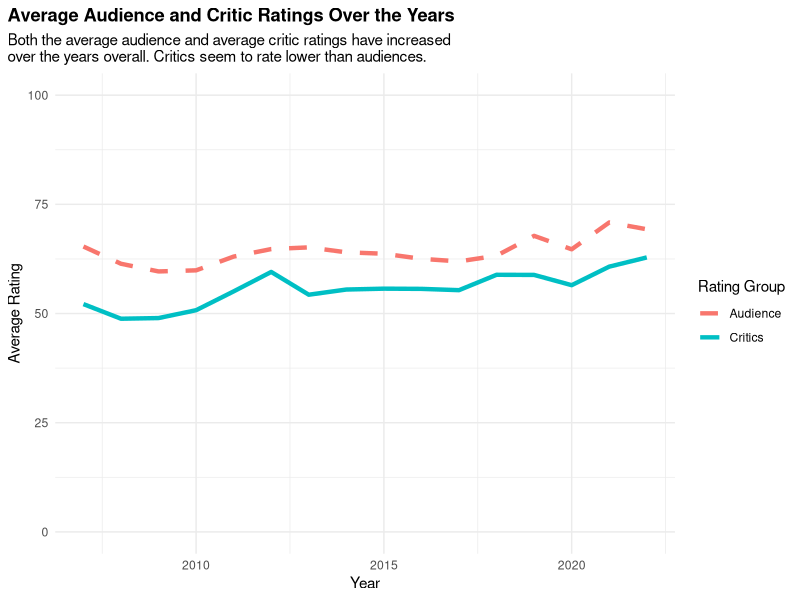
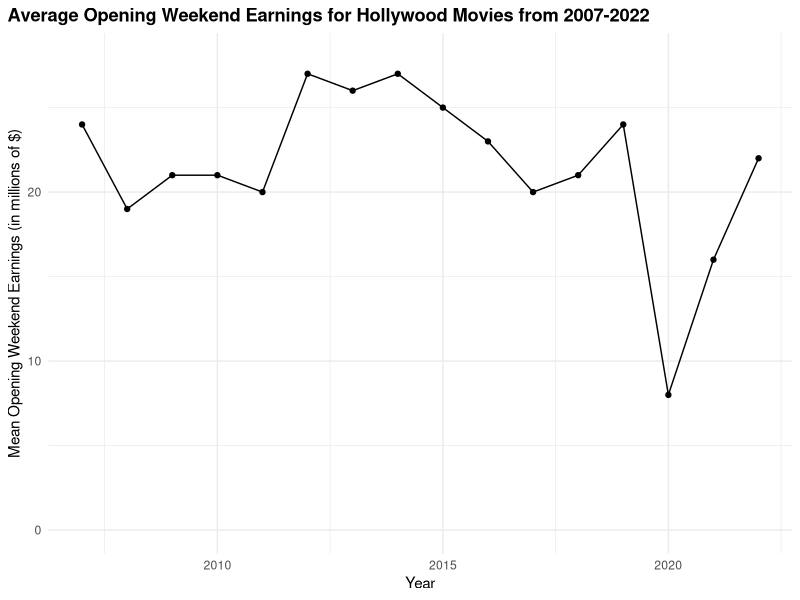
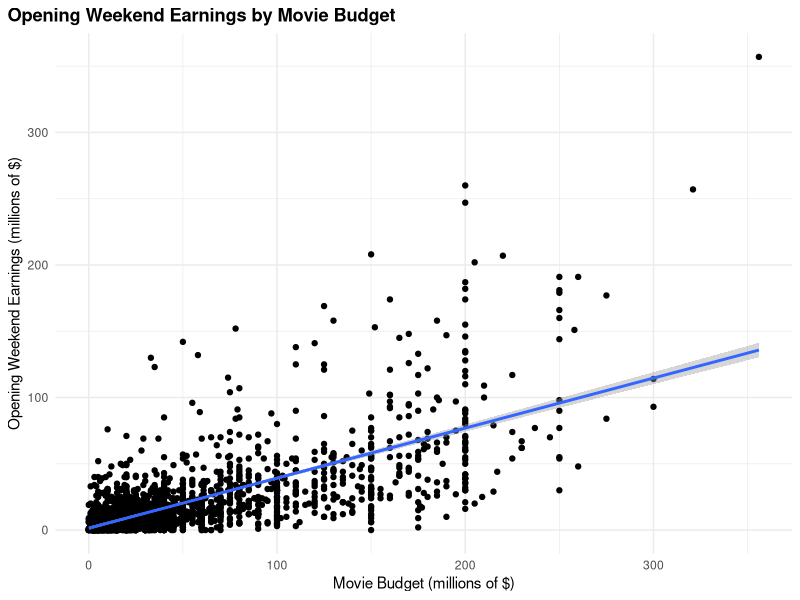

The R source for these figures, in order:
## ---- chunk 1
#| label: basic-setup

# load packages and data
library(tidyverse)

movie_data <- read_csv("data/movie_data.csv")
## ---- chunk 2
#| label: fig-yearly-avg-ratings
#| fig-cap: caption...

movie_data |> 
  group_by(year) |> 
  summarize(avg_critics_ratings = mean(average_critics, 
                                       na.rm = TRUE),
            avg_audience_ratings = mean(average_audience, 
                                        na.rm = TRUE)) |> 
  ggplot(aes(x = year)) +
  geom_line(aes(y = avg_critics_ratings, 
                color = "Critics"), 
            size = 1.5) +
  geom_line(aes(y = avg_audience_ratings, 
                color = "Audience"), 
            linetype = "dashed", 
            size = 1.5) +
  labs(title = "Average Audience and Critic Ratings Over the Years",
       subtitle = "Both the average audience and average critic ratings have increased 
over the years overall. Critics seem to rate lower than audiences.",
       x = "Year",
       y = "Average Rating",
       color = "Rating Group") +
  theme_minimal() +
  theme(plot.title = element_text(face = "bold"),
        plot.title.position = "plot") +
  ylim(0, 100)
## ---- chunk 3
#| label: fig-yearly-opening-wknd
#| fig-cap: caption...

year_opening_success <- movie_data |> 
  group_by(year) |> 
  summarize(mean_opening_success = round(mean(opening_weekend_million, na.rm = TRUE)))  |> 
  arrange(desc(mean_opening_success)) 

ggplot(year_opening_success, aes(x = year, y = mean_opening_success)) +
  geom_line() +
  geom_point() +
  labs(x = "Year", 
       y = "Mean Opening Weekend Earnings (in millions of $)", 
       title = "Average Opening Weekend Earnings for Hollywood Movies from 2007-2022") +
  ylim(0, 28) +
  theme_minimal() +
  theme(plot.title = element_text(face = "bold"),
        plot.title.position = "plot")
## ---- chunk 4
#| label: fig-opening-wknd-by-budget
#| fig-cap: The correlation between a movie's production budget in millions of dollars and how much it earned during its opening weekend.

movie_data |> 
  ggplot(aes(x = budget_million, y = opening_weekend_million)) +
  geom_point() +
  geom_smooth(method = "lm") +
  labs(x = "Movie Budget (millions of $)",
       y = "Opening Weekend Earnings (millions of $)",
       title = "Opening Weekend Earnings by Movie Budget") +
  theme_minimal() +
  theme(plot.title = element_text(face = "bold"),
        plot.title.position = "plot")

